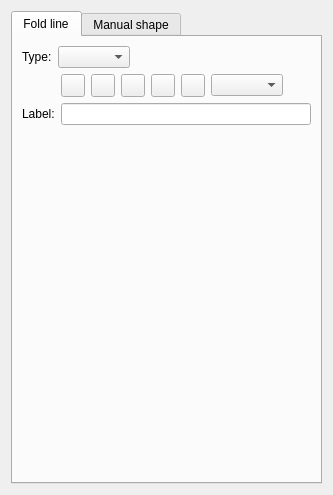
<?xml version="1.0" encoding="UTF-8"?>
<ui version="4.0">
 <class>TabFoldLine</class>
 <widget class="QWidget" name="TabFoldLine">
  <property name="geometry">
   <rect>
    <x>0</x>
    <y>0</y>
    <width>333</width>
    <height>495</height>
   </rect>
  </property>
  <property name="windowTitle">
   <string>Form</string>
  </property>
  <layout class="QVBoxLayout" name="verticalLayout">
   <item>
    <widget class="QTabWidget" name="tabWidget">
     <property name="currentIndex">
      <number>0</number>
     </property>
     <widget class="QWidget" name="tabLine">
      <attribute name="title">
       <string>Fold line</string>
      </attribute>
      <layout class="QVBoxLayout" name="verticalLayout_4">
       <item>
        <layout class="QHBoxLayout" name="horizontalLayout_2">
         <item>
          <widget class="QLabel" name="labelType">
           <property name="text">
            <string>Type:</string>
           </property>
          </widget>
         </item>
         <item>
          <widget class="QComboBox" name="comboBoxType"/>
         </item>
         <item>
          <spacer name="horizontalSpacer_5">
           <property name="orientation">
            <enum>Qt::Horizontal</enum>
           </property>
           <property name="sizeHint" stdset="0">
            <size>
             <width>40</width>
             <height>20</height>
            </size>
           </property>
          </spacer>
         </item>
        </layout>
       </item>
       <item>
        <layout class="QFormLayout" name="formLayout">
         <item row="0" column="1">
          <layout class="QHBoxLayout" name="horizontalLayout_11">
           <property name="spacing">
            <number>6</number>
           </property>
           <item>
            <widget class="QToolButton" name="toolButtonBold">
             <property name="enabled">
              <bool>true</bool>
             </property>
             <property name="toolTip">
              <string comment="Font formating">Bold</string>
             </property>
             <property name="text">
              <string notr="true"/>
             </property>
             <property name="icon">
              <iconset theme="format-text-bold"/>
             </property>
             <property name="checkable">
              <bool>true</bool>
             </property>
            </widget>
           </item>
           <item>
            <widget class="QToolButton" name="toolButtonItalic">
             <property name="enabled">
              <bool>true</bool>
             </property>
             <property name="toolTip">
              <string comment="Font formating">Italic</string>
             </property>
             <property name="text">
              <string notr="true"/>
             </property>
             <property name="icon">
              <iconset theme="format-text-italic"/>
             </property>
             <property name="checkable">
              <bool>true</bool>
             </property>
            </widget>
           </item>
           <item>
            <widget class="QToolButton" name="toolButtonTextLeft">
             <property name="enabled">
              <bool>true</bool>
             </property>
             <property name="toolTip">
              <string>Aligns with the left edge</string>
             </property>
             <property name="text">
              <string notr="true"/>
             </property>
             <property name="icon">
              <iconset theme="format-justify-left"/>
             </property>
             <property name="checkable">
              <bool>true</bool>
             </property>
             <attribute name="buttonGroup">
              <string notr="true">buttonGroup</string>
             </attribute>
            </widget>
           </item>
           <item>
            <widget class="QToolButton" name="toolButtonTextCenter">
             <property name="enabled">
              <bool>true</bool>
             </property>
             <property name="toolTip">
              <string>Centers horizontally in the available space</string>
             </property>
             <property name="text">
              <string notr="true"/>
             </property>
             <property name="icon">
              <iconset theme="format-justify-center"/>
             </property>
             <property name="checkable">
              <bool>true</bool>
             </property>
             <attribute name="buttonGroup">
              <string notr="true">buttonGroup</string>
             </attribute>
            </widget>
           </item>
           <item>
            <widget class="QToolButton" name="toolButtonTextRight">
             <property name="enabled">
              <bool>true</bool>
             </property>
             <property name="toolTip">
              <string>Aligns with the right edge</string>
             </property>
             <property name="text">
              <string notr="true"/>
             </property>
             <property name="icon">
              <iconset theme="format-justify-right"/>
             </property>
             <property name="checkable">
              <bool>true</bool>
             </property>
             <attribute name="buttonGroup">
              <string notr="true">buttonGroup</string>
             </attribute>
            </widget>
           </item>
           <item>
            <widget class="QComboBox" name="comboBoxLabelFontSize"/>
           </item>
           <item>
            <spacer name="horizontalSpacer_4">
             <property name="orientation">
              <enum>Qt::Horizontal</enum>
             </property>
             <property name="sizeHint" stdset="0">
              <size>
               <width>40</width>
               <height>20</height>
              </size>
             </property>
            </spacer>
           </item>
          </layout>
         </item>
         <item row="1" column="0">
          <widget class="QLabel" name="label_11">
           <property name="text">
            <string>Label:</string>
           </property>
          </widget>
         </item>
         <item row="1" column="1">
          <layout class="QHBoxLayout" name="horizontalLayout_6">
           <item>
            <widget class="VLineEdit" name="lineEditLabel">
             <property name="enabled">
              <bool>true</bool>
             </property>
             <property name="clearButtonEnabled">
              <bool>true</bool>
             </property>
            </widget>
           </item>
          </layout>
         </item>
        </layout>
       </item>
       <item>
        <spacer name="verticalSpacer">
         <property name="orientation">
          <enum>Qt::Vertical</enum>
         </property>
         <property name="sizeHint" stdset="0">
          <size>
           <width>20</width>
           <height>40</height>
          </size>
         </property>
        </spacer>
       </item>
      </layout>
     </widget>
     <widget class="QWidget" name="tabShape">
      <attribute name="title">
       <string>Manual shape</string>
      </attribute>
      <layout class="QVBoxLayout" name="verticalLayout_2">
       <item>
        <widget class="QGroupBox" name="groupBoxManualHeight">
         <property name="enabled">
          <bool>true</bool>
         </property>
         <property name="title">
          <string>Height</string>
         </property>
         <property name="checkable">
          <bool>true</bool>
         </property>
         <property name="checked">
          <bool>false</bool>
         </property>
         <layout class="QVBoxLayout" name="verticalLayout_3">
          <item>
           <layout class="QHBoxLayout" name="horizontalLayout">
            <item alignment="Qt::AlignLeft">
             <widget class="QLabel" name="labelEditHeight">
              <property name="enabled">
               <bool>false</bool>
              </property>
              <property name="sizePolicy">
               <sizepolicy hsizetype="Fixed" vsizetype="Preferred">
                <horstretch>0</horstretch>
                <verstretch>0</verstretch>
               </sizepolicy>
              </property>
              <property name="palette">
               <palette>
                <active>
                 <colorrole role="WindowText">
                  <brush brushstyle="SolidPattern">
                   <color alpha="255">
                    <red>255</red>
                    <green>0</green>
                    <blue>0</blue>
                   </color>
                  </brush>
                 </colorrole>
                </active>
                <inactive>
                 <colorrole role="WindowText">
                  <brush brushstyle="SolidPattern">
                   <color alpha="255">
                    <red>255</red>
                    <green>0</green>
                    <blue>0</blue>
                   </color>
                  </brush>
                 </colorrole>
                </inactive>
                <disabled>
                 <colorrole role="WindowText">
                  <brush brushstyle="SolidPattern">
                   <color alpha="255">
                    <red>159</red>
                    <green>158</green>
                    <blue>158</blue>
                   </color>
                  </brush>
                 </colorrole>
                </disabled>
               </palette>
              </property>
              <property name="text">
               <string comment="notch depth">Height:</string>
              </property>
             </widget>
            </item>
            <item>
             <spacer name="horizontalSpacer">
              <property name="orientation">
               <enum>Qt::Horizontal</enum>
              </property>
              <property name="sizeHint" stdset="0">
               <size>
                <width>40</width>
                <height>20</height>
               </size>
              </property>
             </spacer>
            </item>
            <item alignment="Qt::AlignRight">
             <widget class="QToolButton" name="toolButtonExprHeight">
              <property name="enabled">
               <bool>false</bool>
              </property>
              <property name="toolTip">
               <string>Formula wizard</string>
              </property>
              <property name="text">
               <string notr="true">f(x)</string>
              </property>
              <property name="icon">
               <iconset resource="../../../../../vmisc/share/resources/icon.qrc">
                <normaloff>:/icon/light/24x24/fx.png</normaloff>:/icon/light/24x24/fx.png</iconset>
              </property>
              <property name="iconSize">
               <size>
                <width>24</width>
                <height>24</height>
               </size>
              </property>
             </widget>
            </item>
            <item alignment="Qt::AlignRight">
             <widget class="QLabel" name="label_3">
              <property name="enabled">
               <bool>false</bool>
              </property>
              <property name="sizePolicy">
               <sizepolicy hsizetype="Preferred" vsizetype="Preferred">
                <horstretch>0</horstretch>
                <verstretch>0</verstretch>
               </sizepolicy>
              </property>
              <property name="font">
               <font>
                <pointsize>36</pointsize>
                <bold>true</bold>
               </font>
              </property>
              <property name="text">
               <string notr="true">=</string>
              </property>
              <property name="alignment">
               <set>Qt::AlignLeading|Qt::AlignLeft|Qt::AlignVCenter</set>
              </property>
             </widget>
            </item>
            <item alignment="Qt::AlignRight">
             <widget class="QLabel" name="labelResultHeight">
              <property name="sizePolicy">
               <sizepolicy hsizetype="Fixed" vsizetype="Preferred">
                <horstretch>0</horstretch>
                <verstretch>0</verstretch>
               </sizepolicy>
              </property>
              <property name="minimumSize">
               <size>
                <width>87</width>
                <height>0</height>
               </size>
              </property>
              <property name="toolTip">
               <string>Value</string>
              </property>
              <property name="whatsThis">
               <string notr="true"/>
              </property>
              <property name="text">
               <string notr="true">_</string>
              </property>
             </widget>
            </item>
           </layout>
          </item>
          <item>
           <layout class="QHBoxLayout" name="horizontalLayout_8">
            <item>
             <widget class="VPlainTextEdit" name="plainTextEditHeight">
              <property name="enabled">
               <bool>false</bool>
              </property>
              <property name="sizePolicy">
               <sizepolicy hsizetype="Expanding" vsizetype="Preferred">
                <horstretch>0</horstretch>
                <verstretch>0</verstretch>
               </sizepolicy>
              </property>
              <property name="maximumSize">
               <size>
                <width>16777215</width>
                <height>28</height>
               </size>
              </property>
              <property name="toolTip">
               <string>Calculation</string>
              </property>
              <property name="tabChangesFocus">
               <bool>true</bool>
              </property>
             </widget>
            </item>
            <item>
             <widget class="QPushButton" name="pushButtonGrowHeight">
              <property name="enabled">
               <bool>false</bool>
              </property>
              <property name="maximumSize">
               <size>
                <width>18</width>
                <height>18</height>
               </size>
              </property>
              <property name="sizeIncrement">
               <size>
                <width>0</width>
                <height>0</height>
               </size>
              </property>
              <property name="toolTip">
               <string>&lt;html&gt;&lt;head/&gt;&lt;body&gt;&lt;p&gt;Show full calculation in message box&lt;/p&gt;&lt;/body&gt;&lt;/html&gt;</string>
              </property>
              <property name="text">
               <string notr="true"/>
              </property>
              <property name="icon">
               <iconset theme="go-down">
                <normaloff>../../</normaloff>../../</iconset>
              </property>
              <property name="iconSize">
               <size>
                <width>16</width>
                <height>16</height>
               </size>
              </property>
              <property name="flat">
               <bool>true</bool>
              </property>
             </widget>
            </item>
           </layout>
          </item>
         </layout>
        </widget>
       </item>
       <item>
        <widget class="QGroupBox" name="groupBoxManualWidth">
         <property name="enabled">
          <bool>true</bool>
         </property>
         <property name="title">
          <string>Width</string>
         </property>
         <property name="checkable">
          <bool>true</bool>
         </property>
         <property name="checked">
          <bool>false</bool>
         </property>
         <layout class="QVBoxLayout" name="verticalLayout_5">
          <item>
           <layout class="QHBoxLayout" name="horizontalLayout_3">
            <item alignment="Qt::AlignLeft">
             <widget class="QLabel" name="labelEditWidth">
              <property name="enabled">
               <bool>false</bool>
              </property>
              <property name="sizePolicy">
               <sizepolicy hsizetype="Fixed" vsizetype="Preferred">
                <horstretch>0</horstretch>
                <verstretch>0</verstretch>
               </sizepolicy>
              </property>
              <property name="palette">
               <palette>
                <active>
                 <colorrole role="WindowText">
                  <brush brushstyle="SolidPattern">
                   <color alpha="255">
                    <red>255</red>
                    <green>0</green>
                    <blue>0</blue>
                   </color>
                  </brush>
                 </colorrole>
                </active>
                <inactive>
                 <colorrole role="WindowText">
                  <brush brushstyle="SolidPattern">
                   <color alpha="255">
                    <red>255</red>
                    <green>0</green>
                    <blue>0</blue>
                   </color>
                  </brush>
                 </colorrole>
                </inactive>
                <disabled>
                 <colorrole role="WindowText">
                  <brush brushstyle="SolidPattern">
                   <color alpha="255">
                    <red>159</red>
                    <green>158</green>
                    <blue>158</blue>
                   </color>
                  </brush>
                 </colorrole>
                </disabled>
               </palette>
              </property>
              <property name="text">
               <string comment="notch width">Width:</string>
              </property>
             </widget>
            </item>
            <item>
             <spacer name="horizontalSpacer_2">
              <property name="orientation">
               <enum>Qt::Horizontal</enum>
              </property>
              <property name="sizeHint" stdset="0">
               <size>
                <width>40</width>
                <height>20</height>
               </size>
              </property>
             </spacer>
            </item>
            <item alignment="Qt::AlignRight">
             <widget class="QToolButton" name="toolButtonExprWidth">
              <property name="enabled">
               <bool>false</bool>
              </property>
              <property name="toolTip">
               <string>Formula wizard</string>
              </property>
              <property name="text">
               <string notr="true">f(x)</string>
              </property>
              <property name="icon">
               <iconset resource="../../../../../vmisc/share/resources/icon.qrc">
                <normaloff>:/icon/light/24x24/fx.png</normaloff>:/icon/light/24x24/fx.png</iconset>
              </property>
              <property name="iconSize">
               <size>
                <width>24</width>
                <height>24</height>
               </size>
              </property>
             </widget>
            </item>
            <item alignment="Qt::AlignRight">
             <widget class="QLabel" name="label_4">
              <property name="sizePolicy">
               <sizepolicy hsizetype="Preferred" vsizetype="Preferred">
                <horstretch>0</horstretch>
                <verstretch>0</verstretch>
               </sizepolicy>
              </property>
              <property name="font">
               <font>
                <pointsize>36</pointsize>
                <bold>true</bold>
               </font>
              </property>
              <property name="text">
               <string notr="true">=</string>
              </property>
              <property name="alignment">
               <set>Qt::AlignLeading|Qt::AlignLeft|Qt::AlignVCenter</set>
              </property>
             </widget>
            </item>
            <item alignment="Qt::AlignRight">
             <widget class="QLabel" name="labelResultWidth">
              <property name="enabled">
               <bool>false</bool>
              </property>
              <property name="sizePolicy">
               <sizepolicy hsizetype="Fixed" vsizetype="Preferred">
                <horstretch>0</horstretch>
                <verstretch>0</verstretch>
               </sizepolicy>
              </property>
              <property name="minimumSize">
               <size>
                <width>87</width>
                <height>0</height>
               </size>
              </property>
              <property name="toolTip">
               <string>Value</string>
              </property>
              <property name="whatsThis">
               <string notr="true"/>
              </property>
              <property name="text">
               <string notr="true">_</string>
              </property>
             </widget>
            </item>
           </layout>
          </item>
          <item>
           <layout class="QHBoxLayout" name="horizontalLayout_9">
            <item>
             <widget class="VPlainTextEdit" name="plainTextEditWidth">
              <property name="enabled">
               <bool>false</bool>
              </property>
              <property name="sizePolicy">
               <sizepolicy hsizetype="Expanding" vsizetype="Preferred">
                <horstretch>0</horstretch>
                <verstretch>0</verstretch>
               </sizepolicy>
              </property>
              <property name="maximumSize">
               <size>
                <width>16777215</width>
                <height>28</height>
               </size>
              </property>
              <property name="toolTip">
               <string>Calculation</string>
              </property>
              <property name="tabChangesFocus">
               <bool>true</bool>
              </property>
             </widget>
            </item>
            <item>
             <widget class="QPushButton" name="pushButtonGrowWidth">
              <property name="enabled">
               <bool>false</bool>
              </property>
              <property name="maximumSize">
               <size>
                <width>18</width>
                <height>18</height>
               </size>
              </property>
              <property name="sizeIncrement">
               <size>
                <width>0</width>
                <height>0</height>
               </size>
              </property>
              <property name="toolTip">
               <string>&lt;html&gt;&lt;head/&gt;&lt;body&gt;&lt;p&gt;Show full calculation in message box&lt;/p&gt;&lt;/body&gt;&lt;/html&gt;</string>
              </property>
              <property name="text">
               <string notr="true"/>
              </property>
              <property name="icon">
               <iconset theme="go-down">
                <normaloff>../../</normaloff>../../</iconset>
              </property>
              <property name="iconSize">
               <size>
                <width>16</width>
                <height>16</height>
               </size>
              </property>
              <property name="flat">
               <bool>true</bool>
              </property>
             </widget>
            </item>
           </layout>
          </item>
         </layout>
        </widget>
       </item>
       <item>
        <widget class="QGroupBox" name="groupBoxManualCenter">
         <property name="enabled">
          <bool>true</bool>
         </property>
         <property name="title">
          <string>Center</string>
         </property>
         <property name="checkable">
          <bool>true</bool>
         </property>
         <property name="checked">
          <bool>false</bool>
         </property>
         <layout class="QVBoxLayout" name="verticalLayout_6">
          <item>
           <layout class="QHBoxLayout" name="horizontalLayout_4">
            <item alignment="Qt::AlignLeft">
             <widget class="QLabel" name="labelEditCenter">
              <property name="enabled">
               <bool>false</bool>
              </property>
              <property name="sizePolicy">
               <sizepolicy hsizetype="Fixed" vsizetype="Preferred">
                <horstretch>0</horstretch>
                <verstretch>0</verstretch>
               </sizepolicy>
              </property>
              <property name="palette">
               <palette>
                <active>
                 <colorrole role="WindowText">
                  <brush brushstyle="SolidPattern">
                   <color alpha="255">
                    <red>255</red>
                    <green>0</green>
                    <blue>0</blue>
                   </color>
                  </brush>
                 </colorrole>
                </active>
                <inactive>
                 <colorrole role="WindowText">
                  <brush brushstyle="SolidPattern">
                   <color alpha="255">
                    <red>255</red>
                    <green>0</green>
                    <blue>0</blue>
                   </color>
                  </brush>
                 </colorrole>
                </inactive>
                <disabled>
                 <colorrole role="WindowText">
                  <brush brushstyle="SolidPattern">
                   <color alpha="255">
                    <red>159</red>
                    <green>158</green>
                    <blue>158</blue>
                   </color>
                  </brush>
                 </colorrole>
                </disabled>
               </palette>
              </property>
              <property name="text">
               <string comment="notch angle">Center:</string>
              </property>
             </widget>
            </item>
            <item>
             <spacer name="horizontalSpacer_3">
              <property name="orientation">
               <enum>Qt::Horizontal</enum>
              </property>
              <property name="sizeHint" stdset="0">
               <size>
                <width>40</width>
                <height>20</height>
               </size>
              </property>
             </spacer>
            </item>
            <item alignment="Qt::AlignRight">
             <widget class="QToolButton" name="toolButtonExprCenter">
              <property name="enabled">
               <bool>false</bool>
              </property>
              <property name="toolTip">
               <string>Formula wizard</string>
              </property>
              <property name="text">
               <string notr="true">f(x)</string>
              </property>
              <property name="icon">
               <iconset resource="../../../../../vmisc/share/resources/icon.qrc">
                <normaloff>:/icon/light/24x24/fx.png</normaloff>:/icon/light/24x24/fx.png</iconset>
              </property>
              <property name="iconSize">
               <size>
                <width>24</width>
                <height>24</height>
               </size>
              </property>
             </widget>
            </item>
            <item alignment="Qt::AlignRight">
             <widget class="QLabel" name="label_5">
              <property name="sizePolicy">
               <sizepolicy hsizetype="Preferred" vsizetype="Preferred">
                <horstretch>0</horstretch>
                <verstretch>0</verstretch>
               </sizepolicy>
              </property>
              <property name="font">
               <font>
                <pointsize>36</pointsize>
                <bold>true</bold>
               </font>
              </property>
              <property name="text">
               <string notr="true">=</string>
              </property>
              <property name="alignment">
               <set>Qt::AlignLeading|Qt::AlignLeft|Qt::AlignVCenter</set>
              </property>
             </widget>
            </item>
            <item>
             <widget class="QLabel" name="labelResultCenter">
              <property name="enabled">
               <bool>false</bool>
              </property>
              <property name="sizePolicy">
               <sizepolicy hsizetype="Fixed" vsizetype="Preferred">
                <horstretch>0</horstretch>
                <verstretch>0</verstretch>
               </sizepolicy>
              </property>
              <property name="minimumSize">
               <size>
                <width>87</width>
                <height>0</height>
               </size>
              </property>
              <property name="toolTip">
               <string>Value</string>
              </property>
              <property name="whatsThis">
               <string notr="true"/>
              </property>
              <property name="text">
               <string notr="true">_</string>
              </property>
             </widget>
            </item>
           </layout>
          </item>
          <item>
           <layout class="QHBoxLayout" name="horizontalLayout_10">
            <item>
             <widget class="VPlainTextEdit" name="plainTextEditCenter">
              <property name="enabled">
               <bool>false</bool>
              </property>
              <property name="sizePolicy">
               <sizepolicy hsizetype="Expanding" vsizetype="Preferred">
                <horstretch>0</horstretch>
                <verstretch>0</verstretch>
               </sizepolicy>
              </property>
              <property name="maximumSize">
               <size>
                <width>16777215</width>
                <height>28</height>
               </size>
              </property>
              <property name="toolTip">
               <string>Calculation</string>
              </property>
              <property name="tabChangesFocus">
               <bool>true</bool>
              </property>
             </widget>
            </item>
            <item>
             <widget class="QPushButton" name="pushButtonGrowCenter">
              <property name="enabled">
               <bool>false</bool>
              </property>
              <property name="maximumSize">
               <size>
                <width>18</width>
                <height>18</height>
               </size>
              </property>
              <property name="sizeIncrement">
               <size>
                <width>0</width>
                <height>0</height>
               </size>
              </property>
              <property name="toolTip">
               <string>&lt;html&gt;&lt;head/&gt;&lt;body&gt;&lt;p&gt;Show full calculation in message box&lt;/p&gt;&lt;/body&gt;&lt;/html&gt;</string>
              </property>
              <property name="text">
               <string notr="true"/>
              </property>
              <property name="icon">
               <iconset theme="go-down">
                <normaloff>../../</normaloff>../../</iconset>
              </property>
              <property name="iconSize">
               <size>
                <width>16</width>
                <height>16</height>
               </size>
              </property>
              <property name="flat">
               <bool>true</bool>
              </property>
             </widget>
            </item>
           </layout>
          </item>
         </layout>
        </widget>
       </item>
       <item>
        <spacer name="verticalSpacer_2">
         <property name="orientation">
          <enum>Qt::Vertical</enum>
         </property>
         <property name="sizeHint" stdset="0">
          <size>
           <width>20</width>
           <height>40</height>
          </size>
         </property>
        </spacer>
       </item>
      </layout>
     </widget>
    </widget>
   </item>
  </layout>
 </widget>
 <customwidgets>
  <customwidget>
   <class>VPlainTextEdit</class>
   <extends>QPlainTextEdit</extends>
   <header>../vwidgets/vplaintextedit.h</header>
  </customwidget>
  <customwidget>
   <class>VLineEdit</class>
   <extends>QLineEdit</extends>
   <header>../vwidgets/vlineedit.h</header>
  </customwidget>
 </customwidgets>
 <resources>
  <include location="../../../../../vmisc/share/resources/icon.qrc"/>
 </resources>
 <connections/>
 <buttongroups>
  <buttongroup name="buttonGroup"/>
 </buttongroups>
</ui>
